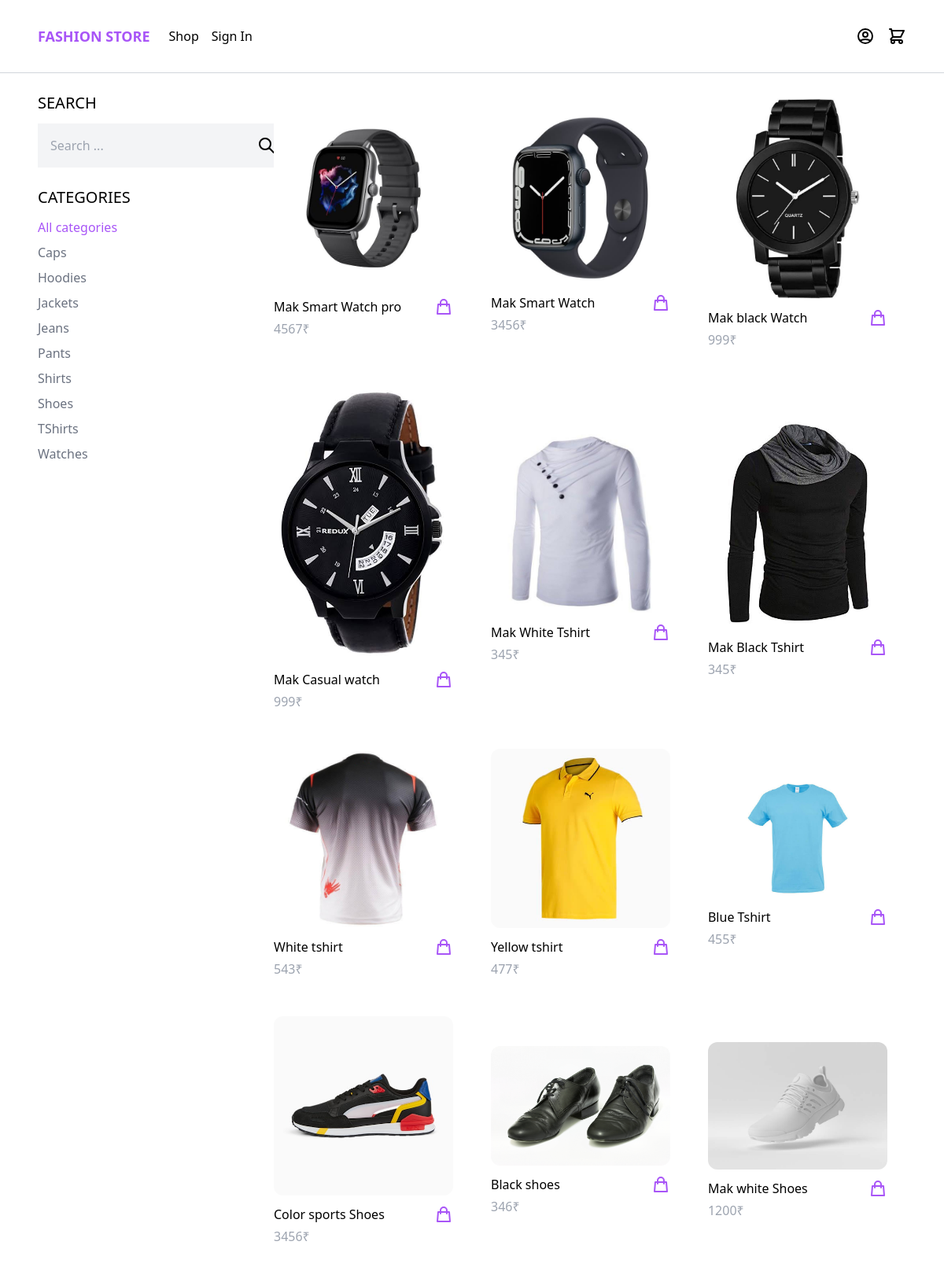
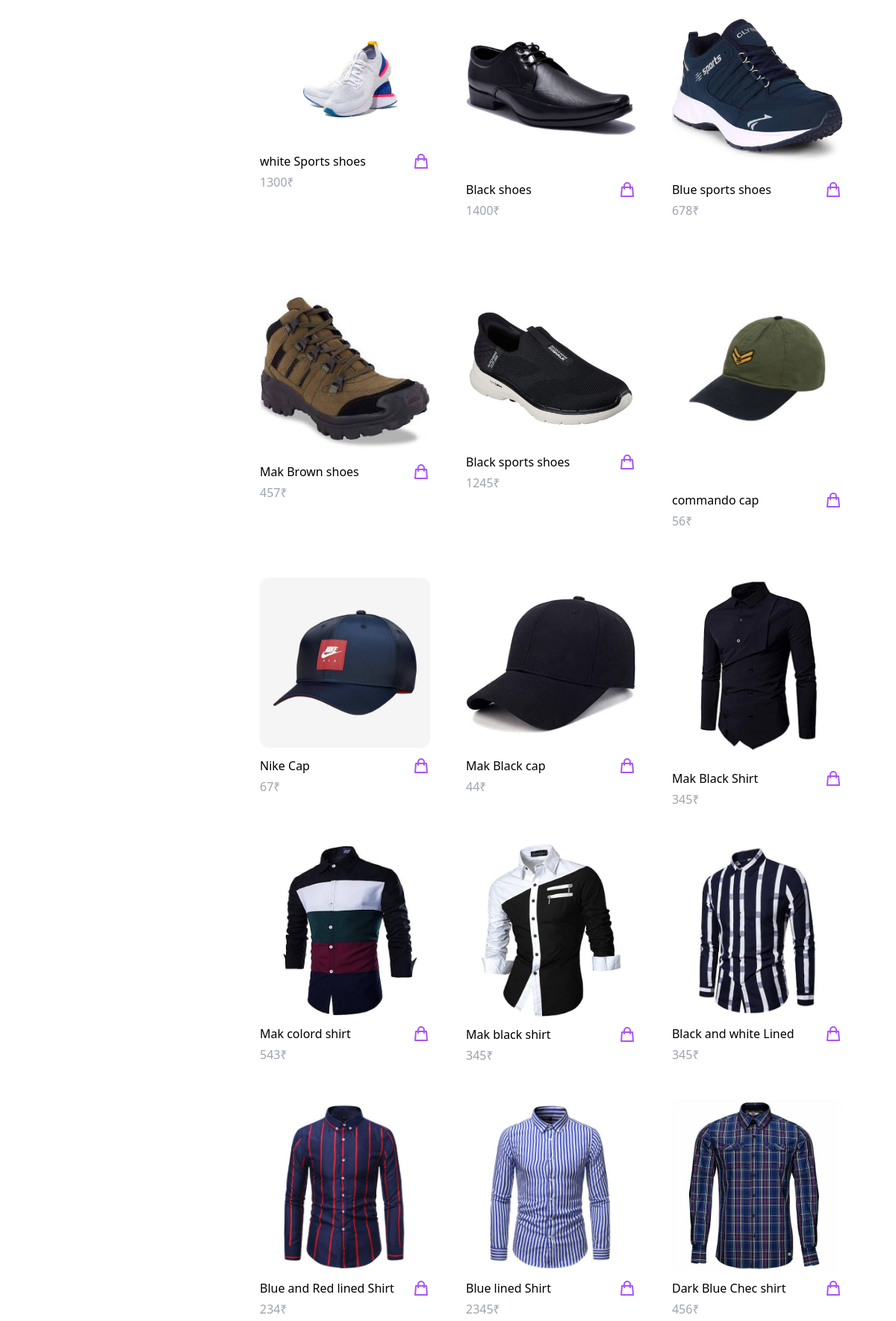
/shop/1 (upper part), run on the app's committed database (2 pictures, top to bottom).
### companyapp/models.py (models this page shows, shortened)
class Category(models.Model):
    Name = models.CharField(max_length=25)
    Slug = models.SlugField()
    class Meta:
        ordering =('Name',)

class Product(models.Model):
    Name = models.CharField(max_length=25)
    Catagory = models.ForeignKey(Category,on_delete=models.CASCADE)
    Company = models.ForeignKey(Company,on_delete=models.CASCADE)
    Slug = models.SlugField()
    Description = models.TextField()
    Price = models.IntegerField()
    Image = models.ImageField(upload_to = 'uploades/')
    Created_at = models.DateTimeField(auto_now_add=True)
    class Meta:
        ordering =('-Created_at',)

### userapp/views.py (the view)
# urls.py: path('shop/<int:userid>',views.shop,name='shop'),
def shop(request,userid):
    products = Product.objects.all()
    categories = Category.objects.all()
    logged_user = User.objects.get(id=userid)
    active_category = request.GET.get('category','')
    if active_category:
        products = products.filter(Slug = active_category)
    query = request.GET.get('query','')
    if query:
        products = products.filter(Q(Name__icontain=query) | Q(Description__icontain=query))
    context = {
        'products':products,
        'categories':categories,
        'active_category':active_category,
        'logged_user':logged_user,
    }
    return render(request,'usershop.html',context)

### userapp/templates/usershop.html (shortened to what this page needs)
<!DOCTYPE html>
<html lang="en">
<head>
</head>
<body>
  <nav class="border-b border-gray-300">
    <div class="max-w-6xl mx-auto py-4 px-6 xl:px-0 flex items-center justify-between">
      <div class="menu-left flex items-center space-x-6">
        <a href="" class="py-4 text-lg text-purple-500 font-semibold">FASHION STORE</a>
        <ul class="flex items-center space-x-4">
          <li><a href="{% url 'shop' logged_user.id %}">Shop</a></li>
          <li><a href="{% url 'signin' %}">Sign In</a></li>
        </ul>
      </div>
      <div class="menu-right flex items-center space-x-4">
        <a href="{% url 'profile' logged_user.id %}">
        </a>
        <a href="{% url 'cart' logged_user.id %}">
        </a>
      </div>
    </div>
  </nav>
  <main>
    <div class="max-w-6xl mx-auto flex flex-wrap items-start py-6 px-6 xl:px-0">
        <div class="filters w-full lg:w-1/4">
            <h3 class="mb-3 text-xl uppercase">Search</h3>
            <form method="get" action=".">
                <div class="flex">
                    <input type="text" name="query" class="p-4 bg-gray-100 border-0" placeholder="Search ...">
                    <button class="p-4 bg-gray-100 border-0">
                        <svg xmlns="http://www.w3.org/2000/svg" class="h-6 w-6" fill="none" viewBox="0 0 24 24" stroke="currentColor" stroke-width="2">
                            <path stroke-linecap="round" stroke-linejoin="round" d="M21 21l-6-6m2-5a7 7 0 11-14 0 7 7 0 0114 0z" />
                        </svg>
                    </button>
                </div>
            </form>
            <h3 class="mt-6 mb-3 text-xl uppercase">Categories</h3>
            <ul class="space-y-2">
                <li><a href="{% url 'shop' logged_user.id %}" class="{% if not active_category  %}text-purple-500{% else %}text-gray-500{% endif %}">All categories</a></li>
                {% for category in categories %}
                    <li><a href="{% url 'shop' logged_user.id %}?category={{category.Slug}}" class="{% if category.Slug == active_category  %}text-purple-500{% else %}text-gray-500{% endif %}">{{category.Name}}</a></li>
                {% endfor %}
            </ul>
        </div>
        <div class="products w-full lg:w-3/4 -mt-4 flex items-center flex-wrap">
            {% for product in products %}
                {% include 'partials/product_list.html' %}
            {% endfor %}
        </div>
    </div>
  </main>
  <script src="https://cdn.tailwindcss.com"></script>
</body>
</html>

### userapp/templates/partials/product_list.html
<div class="w-full md:w-1/3 xl:w-1/4 p-6">
    <a href="{% url 'details' logged_user.id product.id %}">
        <img src="{{ product.Image.url }}" alt="" class="rounded-xl hover-shadow-lg">
    </a>
    <div class="pt-3 flex items-center justify-between">
        <a href="{% url 'details' logged_user.id product.id %}">{{product.Name}}</a>
        <a href="{% url 'details' logged_user.id product.id %}" class="text-purple-500 hover:text-purple-800">
            <svg xmlns="http://www.w3.org/2000/svg" class="h-6 w-6" fill="none" viewBox="0 0 24 24" stroke="currentColor" stroke-width="2">
                <path stroke-linecap="round" stroke-linejoin="round" d="M16 11V7a4 4 0 00-8 0v4M5 9h14l1 12H4L5 9z" />
            </svg>
        </a>
    </div>
    <p class="pt-1 text-gray-400">{{product.Price}}₹</p>
</div>

### data on the page
Category: Name "Caps"
Category: Name "Hoodies"
Category: Name "Jackets"
Category: Name "Jeans"
Category: Name "Pants"
Category: Name "Shirts"
Category: Name "Shoes"
Category: Name "TShirts"
Category: Name "Watches"
Product: Image (picture), Name "Mak Smart Watch pro", Price "4567"
Product: Image (picture), Name "Mak Smart Watch", Price "3456"
Product: Image (picture), Name "Mak black Watch", Price "999"
Product: Image (picture), Name "Mak Casual watch", Price "999"
Product: Image (picture), Name "Mak White Tshirt", Price "345"
Product: Image (picture), Name "Mak Black Tshirt", Price "345"
Product: Image (picture), Name "White tshirt", Price "543"
Product: Image (picture), Name "Yellow tshirt", Price "477"
Product: Image (picture), Name "Blue Tshirt", Price "455"
Product: Image (picture), Name "Color sports Shoes", Price "3456"
Product: Image (picture), Name "Black shoes", Price "346"
Product: Image (picture), Name "Mak white Shoes", Price "1200"
Product: Image (picture), Name "white Sports shoes", Price "1300"
Product: Image (picture), Name "Black shoes", Price "1400"
Product: Image (picture), Name "Blue sports shoes", Price "678"
Product: Image (picture), Name "Mak Brown shoes", Price "457"
Product: Image (picture), Name "Black sports shoes", Price "1245"
Product: Image (picture), Name "commando cap", Price "56"
Product: Image (picture), Name "Nike Cap", Price "67"
Product: Image (picture), Name "Mak Black cap", Price "44"
Product: Image (picture), Name "Mak Black Shirt", Price "345"
Product: Image (picture), Name "Mak colord shirt", Price "543"
Product: Image (picture), Name "Mak black shirt", Price "345"
Product: Image (picture), Name "Black and white Lined", Price "345"
Product: Image (picture), Name "Blue and Red lined Shirt", Price "234"
Product: Image (picture), Name "Blue lined Shirt", Price "2345"
Product: Image (picture), Name "Dark Blue Chec shirt", Price "456"
